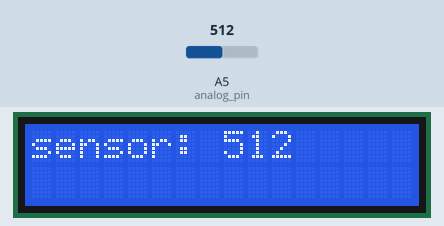
The sketch below on a simulated Arduino Uno, built with avr-gcc and run on an emulated ATmega328P. On the bench: 16×2 character LCD. The test bench sets the inputs (shaded band); at power-on: A5 (analog_pin) = 512.

Above: at 1.2 s.
1.3 s: A5 (analog_pin) set to 716
At 2.8 s:
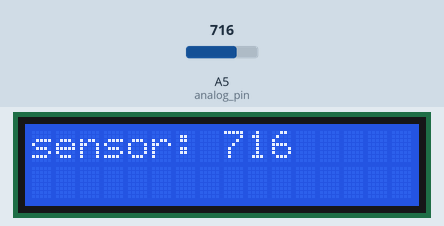
5.4 s: A5 (analog_pin) set to 900
At 6.7 s:
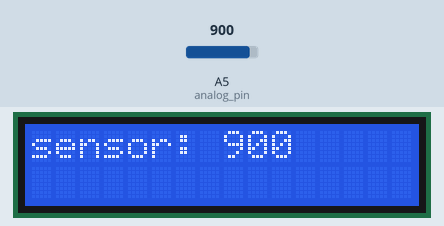
8.5 s: A5 (analog_pin) set to 1023
At 9.4 s:
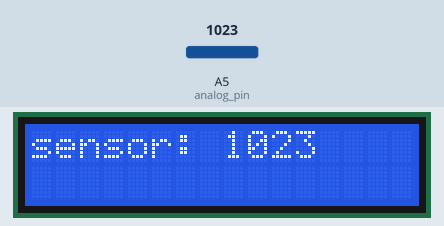
Timing chart, 0 to 11.5 s (numbered marks = the images above; inputs shaded):
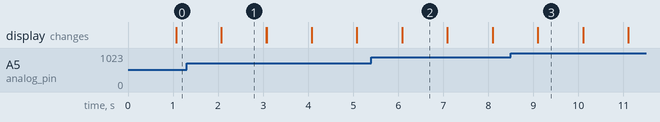

The sketch:

week6_analogRead.ino
```cpp
/*
  Analog Input Demonstrates analog input by
  reading an analog sensor on analog pin 0 and
  turning on and off a light emitting diode(LED)
  connected to digital pin 13.  The LED will be
  on and off depends on the value obtained by analogRead().

  The circuit:
    potentiometer connected to analog pin 0.
    Center pin of the potentiometer goes to the
    analog pin. side pins of the potentiometer go
    to +5V and ground
    LED anode (long leg) attached to digital output 13,
    LED cathode (short leg) attached to ground
*/

//--------------------------week 6 task 1---------------------------------
// Read the value of the potentiometer/trimmer's middle pin/terminal with an Arduino
// using analogRead()-function. Print the value on to the LCD-display.
// include the library code:
#include <LiquidCrystal.h>

// initialize the library by associating any needed LCD interface pin
// with the arduino pin number it is connected to
const int rs = 37, en = 36, d4 = 35, d5 = 34, d6 = 33, d7 = 32;
LiquidCrystal lcd(rs, en, d4, d5, d6, d7);

int sensorValue = 0;
int analog_pin = A5;

void setup()
{
  pinMode(analog_pin, INPUT);
  lcd.begin(16, 2);
}

void loop()
{
  // read the value from the sensor
  sensorValue = analogRead(analog_pin);
  // print the sensor value to the LCD-display
  lcd.print("sensor: ");
  lcd.print(sensorValue);
  delay(1000); // Delay a little bit to improve simulation performance
  lcd.clear();
}


////--------------------------week 6 task 2---------------------------------
//// Change the read analog value (should range form 0 to 1023) into voltage and
//// print that value also on to the LCD-screen. Add a functionality that if the
//// voltage is over 3 volts, the built in led should turn on.
//
//#include <LiquidCrystal.h>
//// initialize the library by associating any needed LCD interface pin
//// with the arduino pin number it is connected to
//const int rs = 37, en = 36, d4 = 35, d5 = 34, d6 = 33, d7 = 32;
//LiquidCrystal lcd(rs, en, d4, d5, d6, d7);
//
//int sensorValue = 0;
//float voltage = 0;
//int analog_pin = A5;
//
//void setup()
//{
//  pinMode(analog_pin, INPUT);
//  // initialize digital pin LED_BUILTIN as an output.
//  pinMode(LED_BUILTIN, OUTPUT);
//  lcd.begin(16, 2);
//}
//
//void loop()
//{
//  // read the value from the sensor
//  sensorValue = analogRead(analog_pin);
//  // change the read analog value (should range form 0 to 1023) into voltage
//  voltage = sensorValue * (5.0 / 1023.0);
//  // print the voltage value to the LCD-display
//  lcd.print("Voltage: ");
//  lcd.print(voltage);
//  lcd.print(" V");
//  delay(1000);
//  lcd.clear();
//  // if the voltage is over 3 volts
//  if (voltage > 3) {
//    digitalWrite(LED_BUILTIN, HIGH);// turn the built-in LED on (HIGH is the voltage level)
//  } else {
//    digitalWrite(LED_BUILTIN, LOW);// turn the LED off by making the voltage LOW
//  }
//}


////--------------------------week 6 task 3---------------------------------
////3. Add an external LED similarly to the picture (upper part). A good resistor size is somewhere around 200-300 ohms.
//// Change the code, so that the external LED lights up when measured voltage is over 4 V.
//
//#include <LiquidCrystal.h>
//// initialize the library by associating any needed LCD interface pin
//// with the arduino pin number it is connected to
//const int rs = 37, en = 36, d4 = 35, d5 = 34, d6 = 33, d7 = 32;
//LiquidCrystal lcd(rs, en, d4, d5, d6, d7);
//
//int sensorValue = 0;
//float voltage = 0;
//int analog_pin = A5;
//int LED_pin = 19;
//
//void setup()
//{
//  pinMode(analog_pin, INPUT);
//  // initialize digital pin LED_BUILTIN as an output.
//  pinMode(LED_pin, OUTPUT);
//  lcd.begin(16, 2);
//}
//
//void loop()
//{
//  // read the value from the sensor
//  sensorValue = analogRead(analog_pin);
//  // change the read analog value (should range form 0 to 1023) into voltage
//  voltage = sensorValue * (5.0 / 1023.0);
//  // print the voltage value to the LCD-display
//  lcd.print("voltage: ");
//  lcd.print(voltage);
//  lcd.print("V");
//  delay(1000);
//  lcd.clear();
//  // if the voltage is over 4 volts
//  if (voltage > 4) {
//    digitalWrite(LED_pin, HIGH);// turn the external LED on (HIGH is the voltage level)
//  } else {
//    digitalWrite(LED_pin, LOW);// turn the LED off by making the voltage LOW
//  }
//}
//
//


////--------------------------week 6 task BONUS AnalogRead speed---------------------------------
//// Compare AD-conversion speed, AnalogRead vs. register control (slide 22, ADconverison).
//// Measure the time it takes to do AD- conversion using AnalogRead function and then do the same
//// with funciton using register control. You can use function micros() on the main loop to measure the speed.
//// Show conversion times on the LCD.
//
//#include <LiquidCrystal.h>
//// initialize the library by associating any needed LCD interface pin
//// with the arduino pin number it is connected to
//const int rs = 37, en = 36, d4 = 35, d5 = 34, d6 = 33, d7 = 32;
//LiquidCrystal lcd(rs, en, d4, d5, d6, d7);
//
//int sensorValue = 0;
//int analog_pin = A5;
//
//void setup()
//{
//  pinMode(analog_pin, INPUT);
//  lcd.begin(16, 2);
//}
//
//void loop()
//{
//  unsigned long t0;
//  const int READ_COUNT = 1000;
//  t0 = micros();
//  for (int i = 0; i < READ_COUNT; i++) {
//    analogRead(analog_pin);
//  }
//  unsigned long  t1 = micros();
//  unsigned long delta_t = t1 - t0; // calculate elapsed time
//
//  lcd.print("AnalogRead speed: ");
//  lcd.setCursor(0, 1);
//  lcd.println(delta_t / READ_COUNT); //it takes about 100 microseconds (0.0001 s) to read an analog input
//  delay(2000);
//  lcd.clear();
//}


////--------------------------week 6 task BONUS register control speed---------------------------------
//#include <LiquidCrystal.h>
//// initialize the library by associating any needed LCD interface pin
//// with the arduino pin number it is connected to
//const int rs = 37, en = 36, d4 = 35, d5 = 34, d6 = 33, d7 = 32;
//LiquidCrystal lcd(rs, en, d4, d5, d6, d7);
//
//void setup()
//{
//  lcd.begin(16, 2);
//
//  //http://9bit.se/category/arduino/arduino-tutorials/
//  ADCSRA = 0;             // clear ADCSRA register
//  ADCSRB = 0;             // clear ADCSRB register
//  ADMUX |= (0 & 0x07);    // set A0 analog input pin
//  ADMUX |= (1 << REFS0);  // set reference voltage
//  ADMUX |= (1 << ADLAR);  // left align ADC value to 8 bits from ADCH register
//
//  // sampling rate is [ADC clock] / [prescaler] / [conversion clock cycles]
//  // for Arduino Uno ADC clock is 16 MHz and a conversion takes 13 clock cycles
//  //ADCSRA |= (1 << ADPS2) | (1 << ADPS0);    // 32 prescaler for 38.5 KHz
//  ADCSRA |= (1 << ADPS2);                     // 16 prescaler for 76.9 KHz
//  //ADCSRA |= (1 << ADPS1) | (1 << ADPS0);    // 8 prescaler for 153.8 KHz
//
//  ADCSRA |= (1 << ADATE); // enable auto trigger
//  ADCSRA |= (1 << ADIE);  // enable interrupts when measurement complete
//  ADCSRA |= (1 << ADEN);  // enable ADC
//  ADCSRA |= (1 << ADSC);  // start ADC measurements
//}
//
//// https://www.renesas.com/eu/zh/document/apn/measuring-voltages-4-channel-ad-conversion?language=en
//// https://web.ics.purdue.edu/~jricha14/Port_Stuff/PortA_ADC.htm
//// http://garretlab.web.fc2.com/en/arduino/inside/hardware/arduino/avr/cores/arduino/wiring_analog.c/analogRead.html
//
//int AD_conversion(byte ch)
//{
//  long t0 = micro();
//  ch = A5;
//  //       76543210
//  DIDR0 = B11111111; //All AD pints to AD mode
//  //       76543210
//  ADMUX = B01000101 | ch; //Reference voltage=5V/input channel=ch
//  //        76543210
//  ADCSRA = B11000111;
//  bitSet(ADCSRA, ADEN); //enable AD-converter
//  bitSet(ADCSRA, ADSC); //starting signal conversion
//  delay(500);
//  while (ADCSRA & B01000000 != 0); //loop to wait until conversion is ready
//  return ADC;//function returns AD converted value
//
//  long t1 = micro();
//  lcd.print(t1 - t0);
//}
```

Measured:
- after the input at 1.3 s, the display: first differs from a run without the input after 0.77 s (image 1)
- after the input at 5.4 s, the display: first differs from a run without the input after 0.69 s (image 2)
- after the input at 8.5 s, the display: first differs from a run without the input after 0.60 s (image 3)
- what the display in image 1 shows lasts 1.0 s, from 2.1 s to 3.1 s
